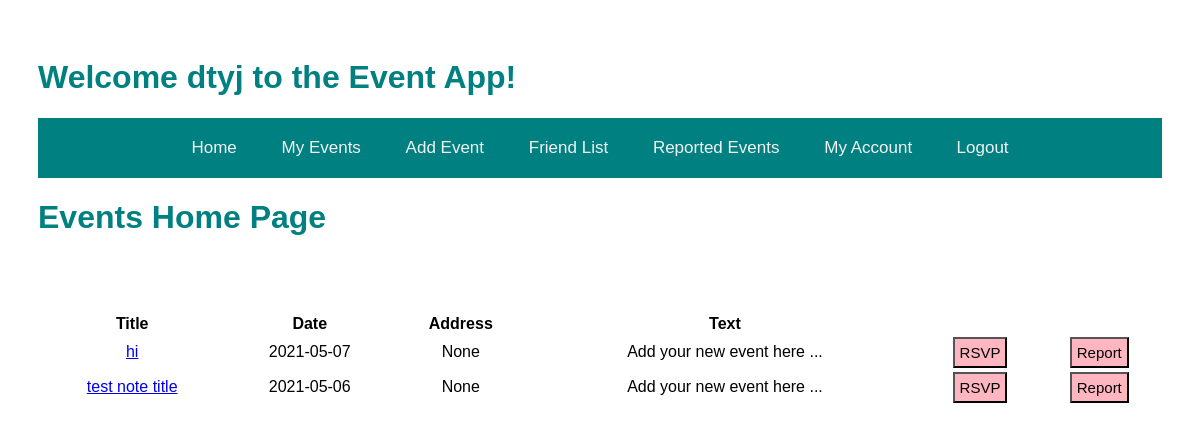
The app's page /home (signed in) with its own data.
### models.py (models this page shows, shortened)
class Event(db.Model):
    id = db.Column("id", db.Integer, primary_key=True)
    title = db.Column("title", db.String(200))
    text = db.Column("text", db.String(100))
    date = db.Column("date", db.String(50))
    address = db.Column("address", db.String(50))
    user_id = db.Column(db.Integer, db.ForeignKey("user.id"), nullable=False)
    comments = db.relationship("Comment", backref="event", cascade="all, delete-orphan", lazy=True)

### main.py (the view, shortened to what this page needs)
@app.route('/')
@app.route('/home')
def home():
    if session.get('user'):
        events = db.session.query(Event).all()
        my_events = db.session.query(Event).filter_by(user_id=session['user_id']).all()
        event_rsvps = db.session.query(RSVP).filter_by(user_id=session['user_id']).all()
        return render_template('home.html', index=events, notes=my_events, user=session['user'], rsvps=event_rsvps)
    else:
           return redirect(url_for('login'))

### templates/home.html (shortened to what this page needs)
<!DOCTYPE html>
<html lang="en">
    <head>
        <link rel="stylesheet" href="{{ url_for('static', filename='main.css') }}">
    </head>
   <body>
    <h1>Welcome {{user}} to the Event App!</h1>
        <div class="topnav">
        <nav>
            <a href="{{ url_for('home')}}"> Home   </a>
            <a href="{{url_for('get_events')}}">   My Events   </a>
            <a href="{{url_for('new_event')}}">   Add Event  </a>
            <a href="{{url_for('get_friends')}}"> Friend List </a>
            <a href="{{url_for('get_reports')}}"> Reported Events </a>
            {% if user %}
                <a href="{{url_for('get_account')}}"> My Account</a>
                <a href="{{ url_for('logout')}}">Logout</a>
            {% else %}
                    <a href="{{ url_for('login')}}">SIGN-IN</a>
                    <a href="{{ url_for('register')}}">REGISTER</a>
            {% endif %}
        </nav>
        </div>
        <div class="body">
            <h1>Events Home Page</h1>
            <br><br><br>
            <table class="tablehome">
                <tr>
                    <th>Title</th>
                <th>Date</th>
                <th>Address</th>
                <th>Text</th>
                </tr>
                {% for event in index %}
                <tr>
                    <td><a href="{{ url_for('get_event', event_id=event.id) }}">{{ event.title }}</a></td>
                <td>{{ event.date }}</td>
                <td>{{ event.address }}</td>
                <td>{{ event.text }}</td>
                <td>
                    <form action = "{{ url_for('new_rsvp', event_id= event.id) }}" method="post">
                        <input type="submit" value="RSVP">
                    </form>
                <td>
                    <form method="POST" action = "{{ url_for('new_report', event_id= event.id) }}" class="Reportbutton">
                        <input type="submit" value="Report">
                    </form>
                </td>
                </tr>
                {% endfor %}
            </table>
        </div>
    </body>
</html>

### static/main.css (style rules this page uses)
body { padding: 30px 30px; font-family: Arial, Helvetica, sans-serif; }
h1 { color: teal; }
.topnav { overflow: hidden; background-color: teal; padding: 20px; text-align: center; }
.topnav a { color: #f2f2f2; padding: 20px 20px; text-decoration: none; font-size: 17px; }
input[type='submit'] { background-color: lightpink; color: black; font-size: 15px; padding:5px; font-family: Palatino Linotype, sans-serif; }
.tablehome { text-align: center; width: 100%; }
.Reportbutton { text-align: center; }

### records on screen
Event: title "hi", date "2021-05-07", address "None", text "Add your new event here ..."
Event: title "test note title", date "2021-05-06", address "None", text "Add your new event here ..."

### other values on screen
{{ user }} "dtyj"
